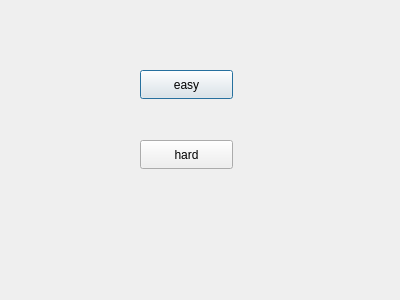
<?xml version="1.0" encoding="UTF-8"?>
<ui version="4.0">
 <class>Dialog</class>
 <widget class="QDialog" name="Dialog">
  <property name="geometry">
   <rect>
    <x>0</x>
    <y>0</y>
    <width>400</width>
    <height>300</height>
   </rect>
  </property>
  <property name="windowTitle">
   <string>Dialog</string>
  </property>
  <widget class="QPushButton" name="easy_button">
   <property name="geometry">
    <rect>
     <x>140</x>
     <y>70</y>
     <width>93</width>
     <height>29</height>
    </rect>
   </property>
   <property name="text">
    <string>easy</string>
   </property>
  </widget>
  <widget class="QPushButton" name="hard_button">
   <property name="geometry">
    <rect>
     <x>140</x>
     <y>140</y>
     <width>93</width>
     <height>29</height>
    </rect>
   </property>
   <property name="text">
    <string>hard</string>
   </property>
  </widget>
 </widget>
 <resources/>
 <connections/>
</ui>
